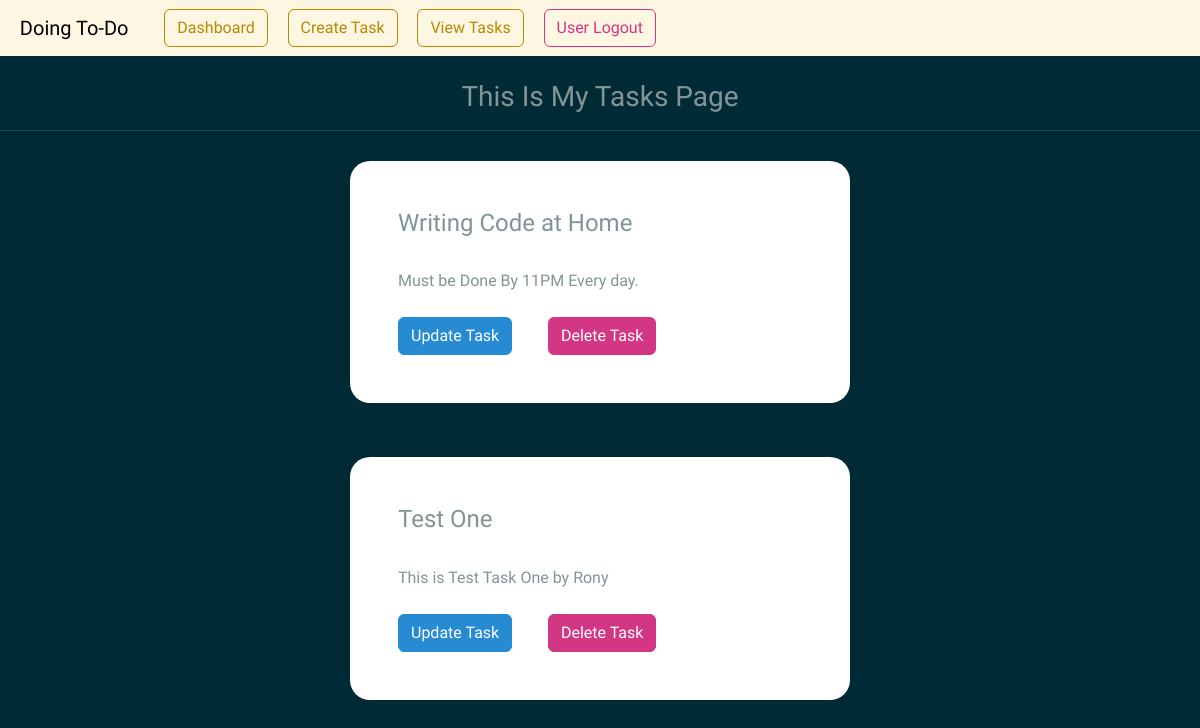
The app's page /view-tasks/ (signed in), older data.
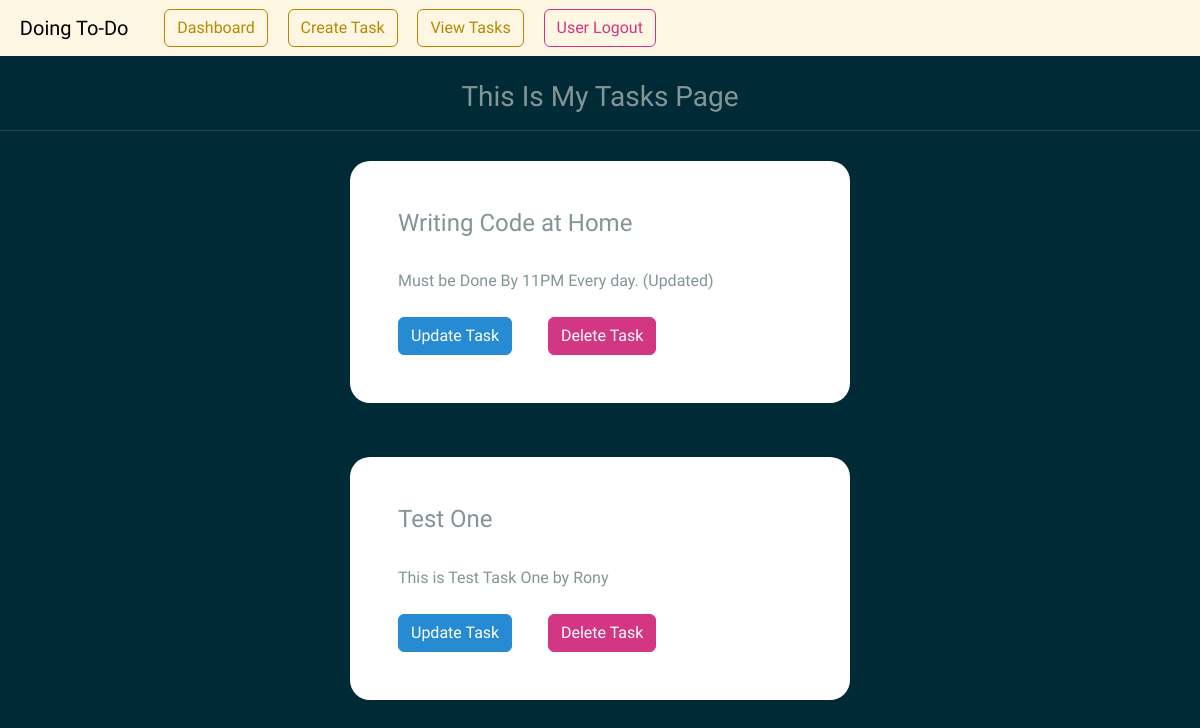
The same page, newer data.
### todo/models.py (models this page shows)
class Task(models.Model):
    title = models.CharField(max_length=100, null=True)
    content = models.CharField(max_length=1000, null=True, blank=True)
    date_posted  = models.DateTimeField(auto_now_add=True, null=True)
    user = models.ForeignKey(User, max_length=10, on_delete=models.CASCADE, null=True)

### todo/views.py (the view)
# urls.py: path('view-tasks/', views.viewTask, name='view-tasks'),
@login_required(login_url='my-login')
def viewTask(request):
    current_user = request.user.id
    task = Task.objects.all().filter(user=current_user)
    context = {'task':task}
    return render(request, 'profile/view-tasks.html', context=context)

### templates/profile/view-tasks.html (shortened to what this page needs)
{% load static %}
<!DOCTYPE html>
<html lang="en">
<head>
    <link rel="stylesheet" type="text/css" href="https://bootswatch.com/5/solar/bootstrap.min.css">
    <link rel="stylesheet" type="text/css" href="{% static 'css/style.css' %}">
</head>
{% include 'profile/base.html' %}
    <br>
    <h3 class="text-center">This Is My Tasks Page</h3>
    <hr>
    {% for tsk in task %}
    <div class="container bg-white shadow-md p-5 form-layout" style="margin-top: 30px;">
        <h4> {{tsk.title}} </h4>
        <br>
        {{tsk.content}}
        <br><br>
        <a class="btn btn-info navbar-btn" type="button" href="{% url 'update-task' tsk.id %}">Update Task</a>
        <a class="btn btn-danger navbar-btn" type="button" href="{% url 'delete-task' tsk.id %}">Delete Task</a>
    </div>
    <br>
    {% endfor%}
</html>

Row changes from the older to the newer data that the page shows:
changed Task "Writing Code at Home": content "Must be Done By 11PM Every day." → "Must be Done By 11PM Every day. (Updated)"
